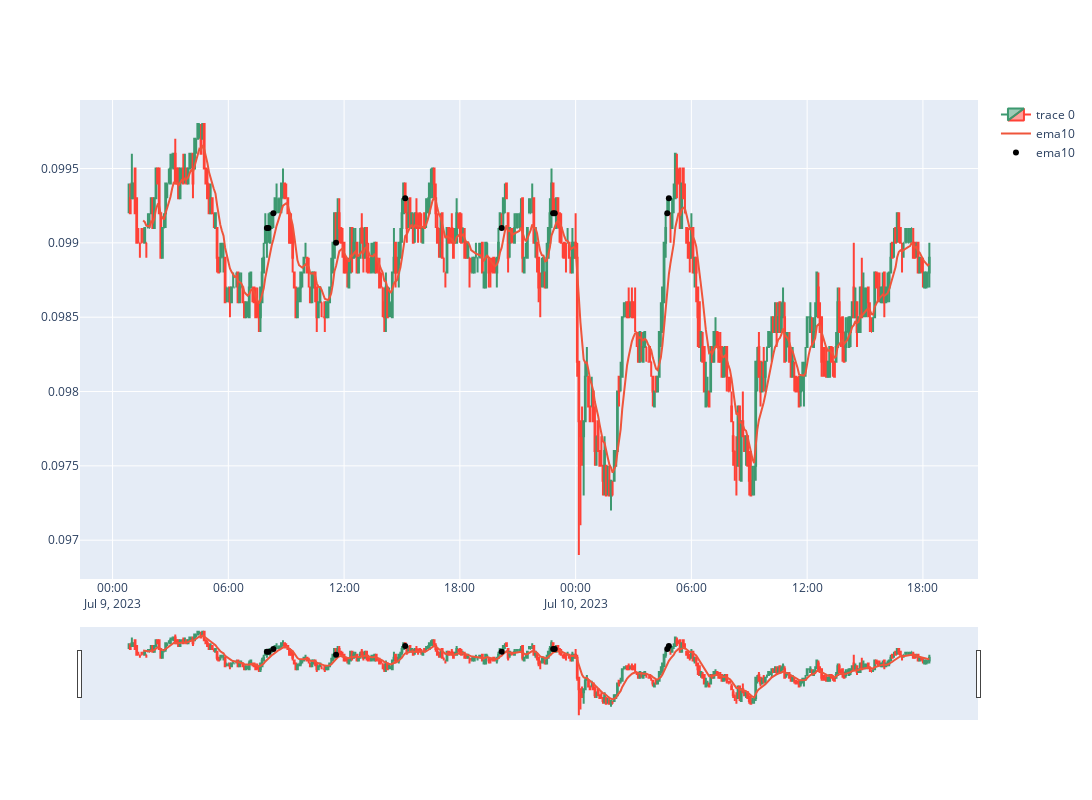

The code cell stored with this chart in its notebook:
### Code cell
# df = df[:int(len(df)/2)]

fig = go.Figure(data=[go.Candlestick(x=df.index,
                open=df['open'],
                high=df['high'],
                low=df['low'],
                close=df['close'])])

ema_trace = go.Scatter(x=df.index, y=df['ema10'], mode='lines', name='ema10')
fig.add_trace(ema_trace)

buy_trace = go.Scatter(x=df.index, y=df['buy_price'], mode='markers', name='ema10', line=dict(width=3, color="black"),)
fig.add_trace(buy_trace)

fig.update_layout(
    width=1400,  # Set the width to 800 pixels
    height=800  # Set the height to 600 pixels
)

fig.show()

### Figure 1 — Plotly figure (JSON) as saved in the notebook; plotly's stock layout.template omitted (floating-point values rounded to 4 significant figures; data arrays with more than 128 entries replaced by an {"elided": "..."} marker saying what was removed)
{"data": [{"close": {"elided": "499 float values"}, "high": {"elided": "499 float values"}, "low": {"elided": "499 float values"}, "open": {"elided": "499 float values"}, "type": "candlestick", "x": {"elided": "499 str values"}}, {"mode": "lines", "name": "ema10", "type": "scatter", "x": {"elided": "499 str values"}, "y": {"elided": "499 float values"}}, {"line": {"color": "black", "width": 3}, "mode": "markers", "name": "ema10", "type": "scatter", "x": {"elided": "499 str values"}, "y": {"elided": "499 float values"}}], "layout": {"height": 800, "width": 1400}}
